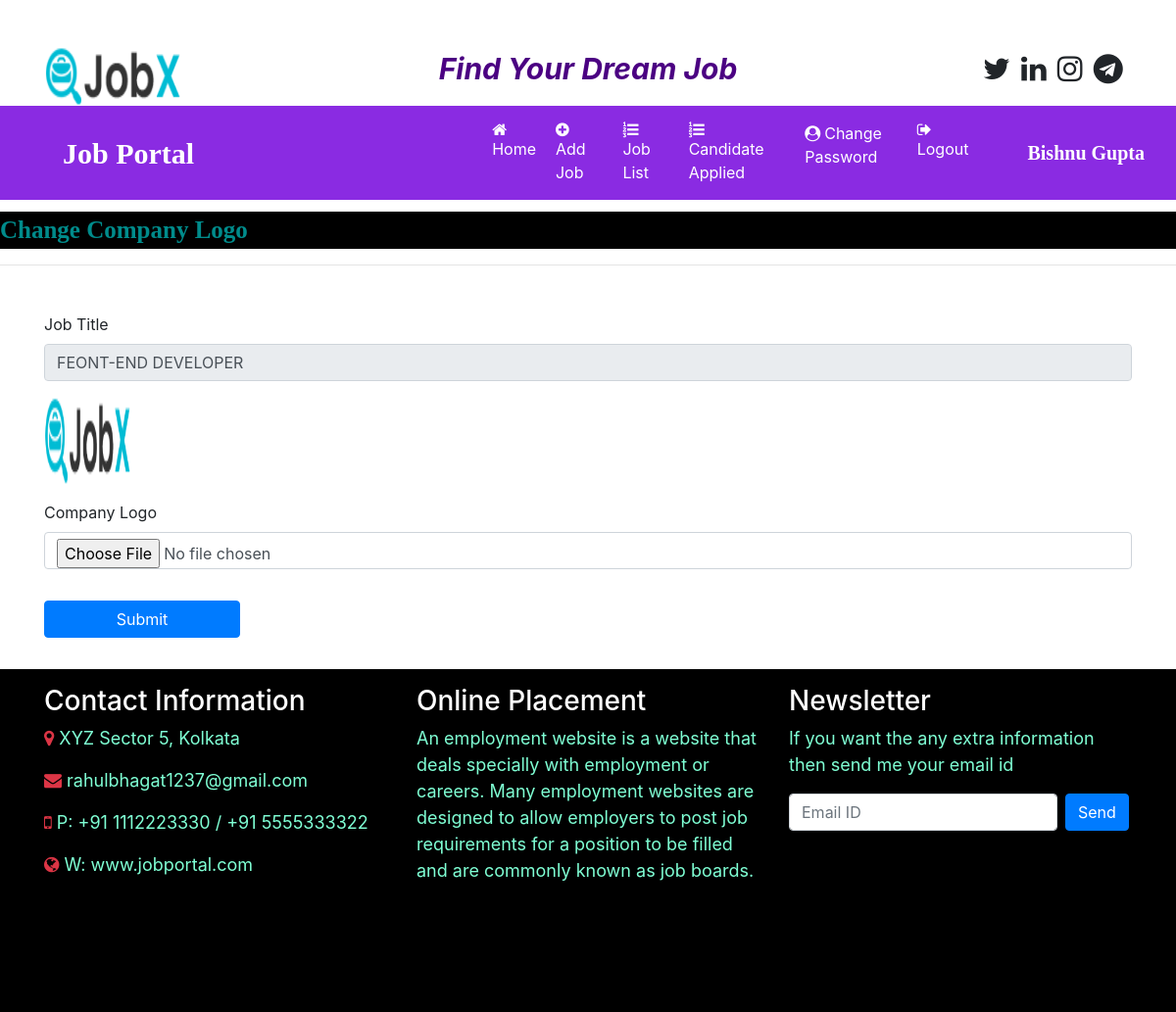
/change_companylogo/6 (signed in), run on the app's committed database.
### job/models.py (models this page shows, shortened)
class Job(models.Model):
    recruiter = models.ForeignKey(Recruiter,on_delete=models.CASCADE)
    start_date = models.DateField()
    end_date = models.DateField()
    title = models.CharField(max_length=100)
    salary= models.FloatField(max_length=20)
    image = models.FileField()
    description = models.CharField(max_length=300)
    experience = models.CharField(max_length=50)
    location = models.CharField(max_length=100)
    skills = models.CharField(max_length=100)
    creationdate = models.DateField()

### job/views.py (the view, shortened to what this page needs)
# urls.py: path('change_companylogo/<int:pid>',views.change_companylogo,name="change_companylogo"),
def change_companylogo(request,pid):
    if not request.user.is_authenticated:
        return redirect('recruiter_login')
    error=""
    job = Job.objects.get(id=pid)
    d = {'error': error,'job': job}
    return render(request,'change_companylogo.html',d)

### job/templates/change_companylogo.html (shortened to what this page needs)
{% load static %}
{% block body %}
{% include 'recruiter_navigation.html' %}
<marquee style = "font-family : 'Monotype Corsiva' ; font-size : 25px ; color : darkcyan ; background-color : black ; font-weight : bold ; margin-top:1%">
    Change Company Logo
</marquee>
<hr>
<form class="container mt-5" method="post" enctype="multipart/form-data">
    <div class="form-row">
       <div class="form-group col-md-12">
           <label>Job Title</label>
           <input type="text" class="form-control" readonly name="jobtitle" value="{{job.title}}" required>
       </div>
    </div>
    <div class="form-row">
        <div class="form-group col-md-12">
          <img src="{{job.image.url}}" width="120" height="90">
       </div>
    </div>
    <div class="form-row">
<div class="form-group col-md-12">
           <label>Company Logo</label>
           <input type="file" class="form-control" name="logo" required>
       </div>
    </div>
<input type="submit" value="Submit" class="btn btn-primary my-3" style="width:200px">
</form>
{% include 'footer.html' %}
{% endblock %}

### job/templates/recruiter_navigation.html (shortened to what this page needs)
<html>
<head>
    {% load static %}
  <link rel="stylesheet" href="https://maxcdn.bootstrapcdn.com/bootstrap/4.5.2/css/bootstrap.min.css">
<link rel="stylesheet" href="https://cdnjs.cloudflare.com/ajax/libs/font-awesome/4.7.0/css/font-awesome.min.css">
</head>
<body>
<div class="container">
    <div class="row">
        <div class="col-sm-3 mt-5">
            <img src="{% static 'images/job1.png' %}" style="height:60px" width="190px">
        </div>
        <div class="col-sm-6 mt-5 text-center">
            <span style ="font-weight : bold ; font-size : 30px">
                <span style = "color:indigo"><i>Find Your Dream Job</i></span>
            </span>
        </div>
        <div class="col-sm-3 mt-5" style = "padding-left : 10%">
<span style="font-weight:bold ; font-size : 30px">
  <span><i class="fa fa-twitter pl-1"></i></span>
    <span><i class="fa fa-linkedin pl-1"></i></span>
    <span><i class="fa fa-instagram pl-1"></i></span>
    <span><i class="fa fa-telegram pl-1"></i></span>
</span>
        </div>
    </div>
</div>
<nav class="navbar navbar-expand-sm" style="background-color : blueviolet">
    <a class="navbar-brand text-white pl-5 font-weight-bold" style="font-family:'Monotype Corsiva'; font-size:30px">Job Portal</a>
<ul class="navbar-nav">
    <li class="nav-item">
        <a class="nav-link" href="{% url 'recruiter_home' %}" style="margin-left:280px"><i class="fa fa-home mr-1"></i> Home</a>
    </li>
    <li class="nav-item">
        <a class="nav-link" href="{% url 'add_job' %}" ><i class="fa fa-plus-circle mr-1"></i> Add Job</a>
    </li>
    <li class="nav-item">
        <a class="nav-link" href="{% url 'job_list' %}" ><i class="fa fa-list-ol mr-1"></i> Job List</a>
    </li>
    <li class="nav-item">
        <a class="nav-link" href="{% url 'applied_candidatelist' %}" ><i class="fa fa-list-ol mr-1"></i> Candidate Applied</a>
    </li>
    <li class="nav-item">
        <a class="nav-link" href="{% url 'change_passwordrecruiter' %}" ><i class="fa fa-user-circle mr-1"></i>Change Password</a>
    </li>
    <li class="nav-item">
        <a class="nav-link" href="{% url 'Logout' %}" ><i class="fa fa-sign-out mr-1"></i>Logout</a>
    </li>
</ul>
    <a class="navbar-brand text-white pl-5 font-weight-bold" style="font-family:'Monotype Corsiva'; font-size:20px">{{request.user.first_name}} {{request.user.last_name}}</a>
</nav>
</body>
</html>

### job/templates/recruiter_navigation.html (style rules this page uses)
.nav-link { color : white !important ; margin-right : 4px; }

### data on the page
Job: jobtitle "FEONT-END DEVELOPER", image (picture)

### other printed values
{{ request.user.first_name }} "Bishnu"
{{ request.user.last_name }} "Gupta"
